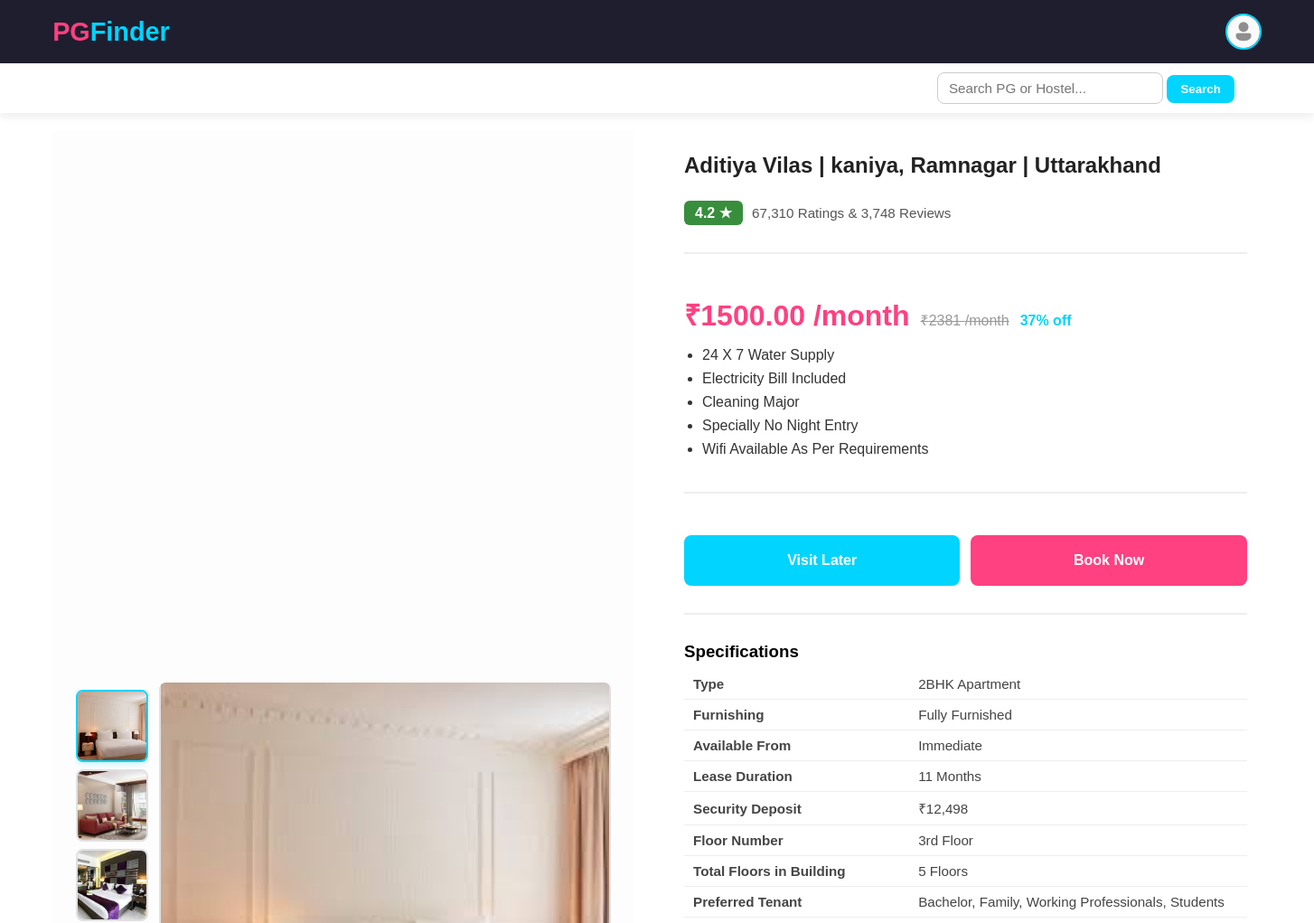
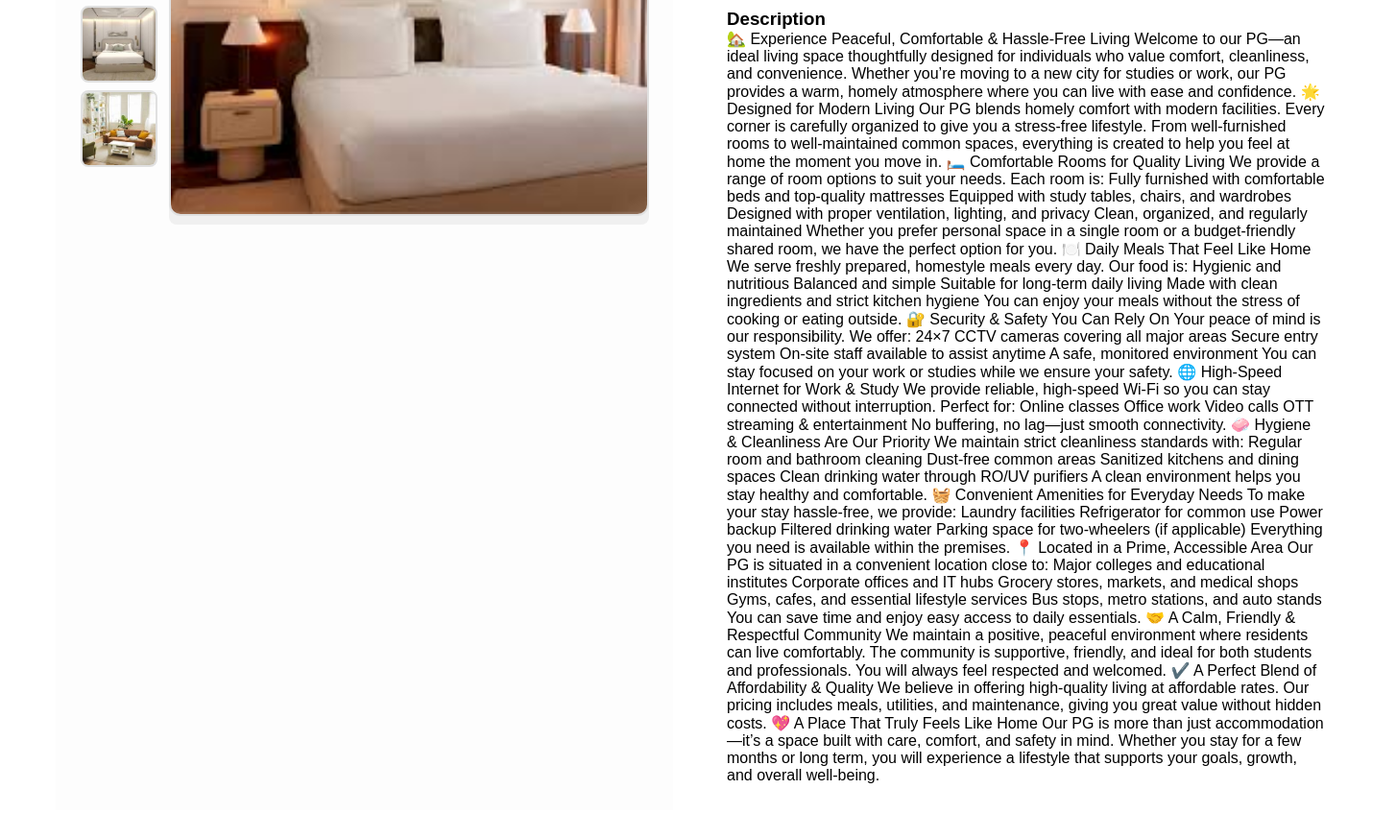
Page /pgs/aditiya-vilas/ (signed in) on the committed database (2 pictures, top to bottom).
### pgs/models.py (models this page shows, shortened)
class PGImage(models.Model):
    pg = models.ForeignKey(PgListing, on_delete=models.CASCADE, related_name="images")
    pg_image = models.ImageField(upload_to='pg_images/')
    uploaded_at = models.DateTimeField(auto_now_add=True)

class PgListing(models.Model):
    owner = models.ForeignKey(Users, on_delete=models.CASCADE)
    title = models.CharField(max_length=100)
    slug = models.SlugField(max_length=200,unique=True)
    description = models.TextField()
    address = models.CharField(max_length=255)
    city = models.CharField(max_length=100)
    state = models.CharField(max_length=100)
    pin_code = models.CharField(max_length=10)
    price_per_month = models.DecimalField(max_digits=10, decimal_places=2)
    available_from = models.DateField(auto_now_add=False)
    is_available = models.BooleanField(default=True)
    type_of_pg = models.CharField(max_length=20,blank=True,null=True, choices=[
        ('boys','Boys'),
        ('girls','Girls'),
        ('coed','Coed'),
        ('family','Family')
    ])
    amenities = models.TextField(help_text="Comma-separated list of amenities", blank=True, null=True)
    sharing_type = models.CharField(max_length=20, choices=[
        ('single','Single'),
        ('double','Double'),
        ('triple','Triple'),
        ('quad','Quad'),
    ])
    created_at = models.DateTimeField(auto_now_add=True)
    updated_at = models.DateTimeField(auto_now=True)

### pgs/views.py (the view)
# urls.py: path('<slug:pg_slug>/', views.pg_detail, name='pg_detail'),
@login_required(login_url='user_login')
def pg_detail(request, pg_slug):
    try:
        pg = PgListing.objects.get(slug=pg_slug)
    except PgListing.DoesNotExist:
        raise Http404('PG not found')
    owner = pg.owner
    OFF_PERCENT = 37
    price_raw = getattr(pg, 'price_per_month', 0) or 0
    try:
        price_dec = Decimal(str(price_raw))
        mrp_dec = price_dec / (Decimal(1) - (Decimal(OFF_PERCENT) / Decimal(100)))
        mrp = int(math.ceil(mrp_dec))
    except (InvalidOperation, TypeError, ZeroDivisionError):
        try:
            mrp = int(price_raw)
        except Exception:
            mrp = 0
        price_dec = Decimal(str(mrp))
    show_mrp = mrp > int(price_dec)
    context = {
        'pg': pg,
        'mrp': mrp,
        'off': OFF_PERCENT,
        'show_mrp': show_mrp,
    }
    return render(request, 'pgs/pg-specification.html', context)

### templates/pgs/pg-specification.html (shortened to what this page needs)
{% extends "base.html" %}
{% load static %}
  {% block newlink %}
  <link rel="stylesheet" href="{% static 'css/pg-specification.css' %}">
  {% endblock %}
{% block content %}
<div class="filter-bar fixed">
  <div class="filter-wrapper">
       <form action="{% url 'search' %}">
         <input type="text" name="keyword" placeholder="Search PG or Hostel..." class="search-bar" />
       <button class="search-btn">Search</button>
       </form>
    </div>
  </div>
<div class="main-container">
  <div class="dashboard-card">
    <div class="card-left">
      <div class="image-container">
        <div class="main-image-wrapper">
          {% if pg.images.all %}
            {% for pgimg in pg.images.all %}
              {% if forloop.first %}
                <img id="mainProductImg" class="main-img"
                     src="{{ pgimg.pg_image.url }}"
                     alt="{{ pg.title }}">
              {% endif %}
            {% endfor %}
          {% else %}
            <img id="mainProductImg" class="main-img"
                 src="{% static 'images/pg-placeholder.png' %}"
                 alt="No image available">
          {% endif %}
        </div>
        <div class="thumb-column">
          {% if pg.images.all %}
            {% for pgimg in pg.images.all %}
              <img src="{{ pgimg.pg_image.url }}"
                   data-large="{{ pgimg.pg_image.url }}"
                   alt="{{ pg.title }}"
                   class="thumbnail {% if forloop.first %}active-thumb{% endif %}">
            {% endfor %}
          {% else %}
            {% comment %} <img src="{% static 'images/pg-placeholder.png' }"
                 data-large="{% static 'images/pg-placeholder.png' }"
                 alt="No image available"
                 class="thumbnail active-thumb"> {% endcomment %}
          {% endif %}
        </div>
      </div>
    </div>
        <div class="card-right">
          <h1>{{ pg.title }} | {{ pg.address }} | {{pg.state}} </h1>
          <div class="rating-row">
            <span class="rating">4.2 ★</span>
            <span class="rating-count">67,310 Ratings & 3,748 Reviews</span>
          </div>
          <hr>
          <div class="price-row">
            <span class="price">₹{{ pg.price_per_month }} /month</span>
            <span class="mrp">₹{{mrp}} /month</span>
          <span class="off">{{off}}% off</span>
        </div>
        <ul class="offers">
          <li>24 X 7 Water Supply</li>
          <li>Electricity Bill Included</li>
          <li>Cleaning Major</li>
          <li>Specially No Night Entry</li>
          <li>Wifi Available As Per Requirements</li>
        </ul>
        <hr>
        <div class="btn-row">
          <button class="btn btn-secondary">Visit Later</button>
          <button class="btn btn-primary">Book Now</button>
        </div>
        <hr>
        <div class="specs">
          <h3>Specifications</h3>
          <table>
            <tr><td>Type</td><td>2BHK Apartment</td></tr>
            <tr><td>Furnishing</td><td>Fully Furnished</td></tr>
            <tr><td>Available From</td><td>Immediate</td></tr>
            <tr><td>Lease Duration</td><td>11 Months</td></tr>
            <tr><td>Security Deposit</td><td>₹12,498</td></tr>
            <tr><td>Floor Number</td><td>3rd Floor</td></tr>
            <tr><td>Total Floors in Building</td><td>5 Floors</td></tr>
            <tr><td>Preferred Tenant</td><td>Bachelor, Family, Working Professionals, Students</td></tr>
          </table>
        </div>
        <div class="specs">
          <h3>Description</h3>
          <p>
{{ pg.description }}
          </p>
        </div>
      </div>
    </div>
  </div>
  {% endblock %}

### PgFinder/static/css/nav.css (style rules this page uses)
* { margin: 0; padding: 0; box-sizing: border-box; }

### rows in the picture
PGImage: pg_image (picture)
PGImage: pg_image (picture)
PGImage: pg_image (picture)
PGImage: pg_image (picture)
PGImage: pg_image (picture)
PgListing: title "Aditiya Vilas", address "kaniya, Ramnagar", state "Uttarakhand", price_per_month "1500.00", description "🏡 Experience Peaceful, Comfortable & Hassle-Free Living Welcome to our PG—an ideal living space thoughtfully designed for individuals who value comfort, cleanliness, and convenience. Whether you’re moving to a new city for studies or work, our PG provides a warm, homely atmosphere where you can live with ease and confidence. 🌟 Designed for Modern Living Our PG blends homely comfort with modern facilities. Every corner is carefully organized to give you a stress-free lifestyle. From well-furnished rooms to well-maintained common spaces, everything is created to help you feel at home the moment you move in. 🛏️ Comfortable Rooms for Quality Living We provide a range of room options to suit…"

### other values in the picture
{{ mrp }} "2381"
{{ off }} "37"
